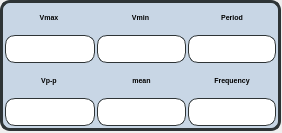
<?xml version="1.0" encoding="UTF-8"?>
<ui version="4.0">
 <class>measure</class>
 <widget class="QWidget" name="measure">
  <property name="geometry">
   <rect>
    <x>0</x>
    <y>0</y>
    <width>282</width>
    <height>133</height>
   </rect>
  </property>
  <property name="windowTitle">
   <string>Form</string>
  </property>
  <widget class="QFrame" name="frame">
   <property name="geometry">
    <rect>
     <x>0</x>
     <y>0</y>
     <width>281</width>
     <height>131</height>
    </rect>
   </property>
   <property name="styleSheet">
    <string notr="true">#frame{border:3px solid;
border-radius:10px;
border-color: rgb(46, 52, 54);
background-color: rgba(114, 159, 207,80);}
#lineEdit{border:1px solid;
border-radius:10px;
border-color: rgb(46, 52, 54);}
#lineEdit_2{border:1px solid;
border-radius:10px;
border-color: rgb(46, 52, 54);}
#lineEdit_3{border:1px solid;
border-radius:10px;
border-color: rgb(46, 52, 54);}
#lineEdit_4{border:1px solid;
border-radius:10px;
border-color: rgb(46, 52, 54);}
#lineEdit_5{border:1px solid;
border-radius:10px;
border-color: rgb(46, 52, 54);}
#lineEdit_6{border:1px solid;
border-radius:10px;
border-color: rgb(46, 52, 54);}</string>
   </property>
   <property name="frameShape">
    <enum>QFrame::StyledPanel</enum>
   </property>
   <property name="frameShadow">
    <enum>QFrame::Raised</enum>
   </property>
   <layout class="QGridLayout" name="gridLayout">
    <property name="leftMargin">
     <number>2</number>
    </property>
    <property name="topMargin">
     <number>2</number>
    </property>
    <property name="rightMargin">
     <number>2</number>
    </property>
    <property name="bottomMargin">
     <number>2</number>
    </property>
    <property name="horizontalSpacing">
     <number>2</number>
    </property>
    <item row="1" column="2">
     <widget class="QLineEdit" name="lineEdit_2">
      <property name="minimumSize">
       <size>
        <width>0</width>
        <height>28</height>
       </size>
      </property>
      <property name="font">
       <font>
        <pointsize>5</pointsize>
       </font>
      </property>
     </widget>
    </item>
    <item row="1" column="0" colspan="2">
     <widget class="QLineEdit" name="lineEdit">
      <property name="minimumSize">
       <size>
        <width>0</width>
        <height>28</height>
       </size>
      </property>
      <property name="font">
       <font>
        <pointsize>5</pointsize>
       </font>
      </property>
     </widget>
    </item>
    <item row="3" column="0" colspan="2">
     <widget class="QLineEdit" name="lineEdit_3">
      <property name="minimumSize">
       <size>
        <width>0</width>
        <height>28</height>
       </size>
      </property>
      <property name="font">
       <font>
        <pointsize>5</pointsize>
       </font>
      </property>
     </widget>
    </item>
    <item row="2" column="0">
     <widget class="QLabel" name="label_3">
      <property name="font">
       <font>
        <pointsize>5</pointsize>
        <weight>75</weight>
        <bold>true</bold>
       </font>
      </property>
      <property name="styleSheet">
       <string notr="true"/>
      </property>
      <property name="text">
       <string>Vp-p</string>
      </property>
      <property name="alignment">
       <set>Qt::AlignCenter</set>
      </property>
     </widget>
    </item>
    <item row="3" column="2">
     <widget class="QLineEdit" name="lineEdit_4">
      <property name="minimumSize">
       <size>
        <width>0</width>
        <height>28</height>
       </size>
      </property>
      <property name="font">
       <font>
        <pointsize>5</pointsize>
       </font>
      </property>
     </widget>
    </item>
    <item row="0" column="1" colspan="2">
     <widget class="QLabel" name="label_2">
      <property name="sizePolicy">
       <sizepolicy hsizetype="Expanding" vsizetype="Preferred">
        <horstretch>0</horstretch>
        <verstretch>0</verstretch>
       </sizepolicy>
      </property>
      <property name="font">
       <font>
        <pointsize>5</pointsize>
        <weight>75</weight>
        <bold>true</bold>
       </font>
      </property>
      <property name="styleSheet">
       <string notr="true"/>
      </property>
      <property name="text">
       <string>Vmin</string>
      </property>
      <property name="alignment">
       <set>Qt::AlignCenter</set>
      </property>
     </widget>
    </item>
    <item row="0" column="0">
     <widget class="QLabel" name="label">
      <property name="sizePolicy">
       <sizepolicy hsizetype="Expanding" vsizetype="Preferred">
        <horstretch>0</horstretch>
        <verstretch>0</verstretch>
       </sizepolicy>
      </property>
      <property name="font">
       <font>
        <pointsize>5</pointsize>
        <weight>75</weight>
        <bold>true</bold>
       </font>
      </property>
      <property name="styleSheet">
       <string notr="true"/>
      </property>
      <property name="text">
       <string>Vmax</string>
      </property>
      <property name="alignment">
       <set>Qt::AlignCenter</set>
      </property>
     </widget>
    </item>
    <item row="2" column="2">
     <widget class="QLabel" name="label_6">
      <property name="font">
       <font>
        <pointsize>5</pointsize>
        <weight>75</weight>
        <bold>true</bold>
       </font>
      </property>
      <property name="styleSheet">
       <string notr="true"/>
      </property>
      <property name="text">
       <string>mean</string>
      </property>
      <property name="alignment">
       <set>Qt::AlignCenter</set>
      </property>
     </widget>
    </item>
    <item row="0" column="3">
     <widget class="QLabel" name="label_5">
      <property name="font">
       <font>
        <pointsize>5</pointsize>
        <weight>75</weight>
        <bold>true</bold>
       </font>
      </property>
      <property name="styleSheet">
       <string notr="true"/>
      </property>
      <property name="text">
       <string>Period</string>
      </property>
      <property name="alignment">
       <set>Qt::AlignCenter</set>
      </property>
     </widget>
    </item>
    <item row="1" column="3">
     <widget class="QLineEdit" name="lineEdit_5">
      <property name="minimumSize">
       <size>
        <width>0</width>
        <height>28</height>
       </size>
      </property>
      <property name="font">
       <font>
        <pointsize>5</pointsize>
       </font>
      </property>
     </widget>
    </item>
    <item row="2" column="3">
     <widget class="QLabel" name="label_4">
      <property name="font">
       <font>
        <pointsize>5</pointsize>
        <weight>75</weight>
        <bold>true</bold>
       </font>
      </property>
      <property name="styleSheet">
       <string notr="true"/>
      </property>
      <property name="text">
       <string>Frequency</string>
      </property>
      <property name="alignment">
       <set>Qt::AlignCenter</set>
      </property>
     </widget>
    </item>
    <item row="3" column="3">
     <widget class="QLineEdit" name="lineEdit_6">
      <property name="minimumSize">
       <size>
        <width>0</width>
        <height>28</height>
       </size>
      </property>
      <property name="font">
       <font>
        <pointsize>5</pointsize>
       </font>
      </property>
     </widget>
    </item>
   </layout>
  </widget>
 </widget>
 <resources/>
 <connections/>
</ui>
